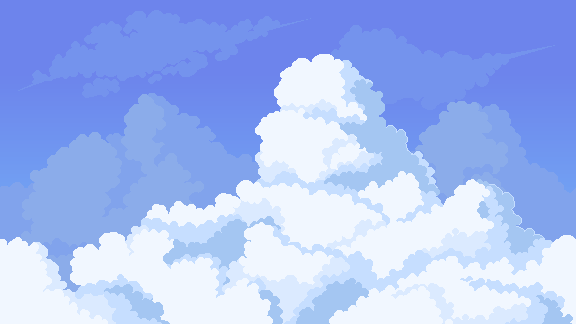
#> input picture background-categorize/current_parallax_sky_Original.png, 576 x 324 px
$ python composite_previews.py
#> lines starting #> are read from the running program, lines starting #| are printed output that depends on the picture
#!/usr/bin/env python3
"""Composite background preview PNGs into one labeled sheet."""

from __future__ import annotations

import math
from pathlib import Path

from PIL import Image, ImageDraw, ImageFont

SCRIPT_DIR = Path(__file__).resolve().parent
INPUT_DIR = SCRIPT_DIR
OUTPUT_PATH = SCRIPT_DIR / "composite_sheet.png"

THUMB_WIDTH = 480
CAPTION_HEIGHT = 36
PADDING = 12
BG_COLOR = (24, 24, 28)
CAPTION_BG = (12, 12, 16)
CAPTION_FG = (235, 235, 235)
GRID_COLS = 7


def load_font(size: int) -> ImageFont.FreeTypeFont | ImageFont.ImageFont:
#> called with size = 14
	for path in (
		"/System/Library/Fonts/Supplemental/Arial.ttf",
		"/System/Library/Fonts/Helvetica.ttc",
		"/Library/Fonts/Arial.ttf",
	):
		font_path = Path(path)
		if font_path.exists():
			return ImageFont.truetype(str(font_path), size=size)
	return ImageFont.load_default()


def thumb_size(source: Image.Image) -> tuple[int, int]:
	scale = THUMB_WIDTH / source.width
	height = max(1, round(source.height * scale))
	return THUMB_WIDTH, height


def collect_images(input_dir: Path) -> list[tuple[str, Path]]:
	files = sorted(
		path
		for path in input_dir.glob("*.png")
		if path.name not in {"composite_sheet.png"}
	)
	current = input_dir / "current_parallax_sky_Original.png"
	if current in files:
		files.remove(current)
		files.insert(0, current)
	return [(path.stem, path) for path in files]


def choose_grid(count: int) -> tuple[int, int]:
	cols = min(GRID_COLS, max(1, count))
	rows = math.ceil(count / cols)
	return cols, rows


def composite_sheet(
	input_dir: Path = INPUT_DIR,
	output_path: Path = OUTPUT_PATH,
) -> Path:
	entries = collect_images(input_dir)
	if not entries:
		raise SystemExit(f"No PNG previews found in {input_dir}")

	font = load_font(14)
	cols, rows = choose_grid(len(entries))

	thumbs: list[tuple[str, Image.Image, tuple[int, int]]] = []
	max_thumb_height = 0
	for label, path in entries:
		with Image.open(path) as source:
#> source is the input picture: PIL image 576x324 RGBA; mean R, G, B, A 164, 186.6, 243.8, 255
			source = source.convert("RGBA")
			size = thumb_size(source)
#> size = (480, 270)
			thumb = source.resize(size, Image.Resampling.LANCZOS)
		max_thumb_height = max(max_thumb_height, thumb.height)
#> max_thumb_height = 270
		thumbs.append((label, thumb, size))

	cell_width = THUMB_WIDTH + PADDING
	cell_height = max_thumb_height + CAPTION_HEIGHT + PADDING
#> cell_height = 318
	sheet_width = cols * cell_width + PADDING
	sheet_height = rows * cell_height + PADDING
#> sheet_height = 330

	sheet = Image.new("RGB", (sheet_width, sheet_height), BG_COLOR)
	draw = ImageDraw.Draw(sheet)

	for index, (label, thumb, _size) in enumerate(thumbs):
		col = index % cols
		row = index // cols
		x = PADDING + col * cell_width
		y = PADDING + row * cell_height

		thumb_x = x + (THUMB_WIDTH - thumb.width) // 2
		thumb_y = y
		sheet.paste(thumb, (thumb_x, thumb_y), thumb)

		caption_y = y + max_thumb_height
		draw.rectangle(
			[x, caption_y, x + THUMB_WIDTH, caption_y + CAPTION_HEIGHT],
			fill=CAPTION_BG,
		)
		draw.text(
			(x + 8, caption_y + 10),
			label,
			fill=CAPTION_FG,
			font=font,
		)
#> this loop made 1 pass
#> (label, _size, col, row, x, y, thumb_x, thumb_y) on pass 1: ('current_parallax_sky_Original', (480, 270), 0, 0, 12, 12, 12, 12)
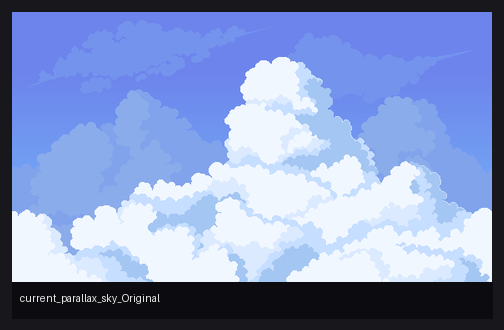
#> sheet: PIL image 504x330 RGB; mean R, G, B 132.2, 149.8, 195.2

	output_path.parent.mkdir(parents=True, exist_ok=True)
	sheet.save(output_path, optimize=True)
	print(f"Wrote {output_path} ({sheet_width}x{sheet_height}, {len(entries)} previews)")
#| Wrote background-categorize/composite_sheet.png (504x330, 1 previews)
	return output_path


if __name__ == "__main__":
	composite_sheet()
